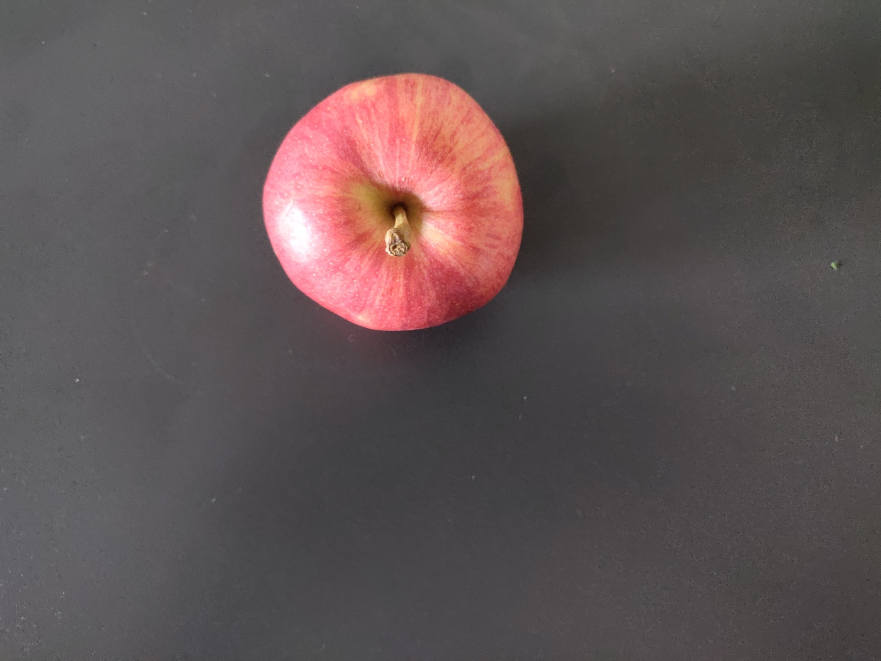
//> input picture æble/IMG_20210325_173735.jpg, 1762 x 1322 px (shown at 1/2 size); its folder holds only this picture in this run
$ ./Perception_Miniprojekt   (built with g++ and OpenCV 4)
//> lines starting //> are read from the running program, lines starting //| are printed output that depends on the picture; after the words box and inside, x2 and y2 are one past the last pixel; in counts of white or black regions, pixels touching at a corner belong together
#include <opencv2/core.hpp>
#include <opencv2/highgui.hpp>
#include <opencv2/imgproc.hpp>
#include <iostream>
#include <vector>
#include <fstream>

using namespace cv;
using namespace std;


vector<Mat> loadFolder(String folder, vector<Mat> &vecSize);
vector<Mat> thres(vector<Mat> vecHSV);
vector<vector<double>> conturs(vector<Mat> morphClose, vector<Mat> &vecSize, vector<Mat> vecHSV);


int main()
{
	vector<Mat> vecApple;
	vector<Mat> vecOrange;
	vector<Mat> vecBanana;
	vector<Mat> vecTest;

	///////////////    Behandling af æble billeder   ////////////////////////////
	vector<Mat> apples = loadFolder("æble", vecApple);
	vector<Mat> MORPHapples = thres(apples);
	vector<vector<double>> conApple = conturs(MORPHapples, vecApple, apples);

	///////////////    Behandling af appelsin billeder   ////////////////////////
	vector<Mat> oranges = loadFolder("appelsin", vecOrange);
	vector<Mat> MORPHoranges = thres(oranges);
	vector<vector<double>> conOrange = conturs(MORPHoranges, vecOrange, oranges);

	///////////////    Behandling af banan billeder   //////////////////////////
	vector<Mat> bananas = loadFolder("banan", vecBanana);
	vector<Mat> MORPHbananas = thres(bananas);
	vector<vector<double>> conBanana = conturs(MORPHbananas, vecBanana, bananas);

	///////////////    Behandling af test billeder   ///////////////////////////
	vector<Mat> test = loadFolder("frugtTest", vecTest);
	vector<Mat> MORPHtest = thres(test);
	vector<vector<double>> conTest = conturs(MORPHtest, vecTest, test);


	///////////////    Gemmer features for æbler i "Apples.txt"   //////////////
	ofstream out1("Apples.txt");
	for (int i = 0; i < 16; i++)
	{
		cout << i << ":  ";
		for (int j = 0; j < conApple.size(); j++)
		{
			out1 << conApple[j][i] << ",";
			cout << conApple[j][i] << "  ";
		}
		cout << endl;
		out1 << endl;
	}
	out1.close();

	///////////////    Gemmer features for appelsiner i "Orange.txt"   ////////
	ofstream out2("Orange.txt");
	for (int i = 0; i < 16; i++)
	{
		cout << i << ":  ";
		for (int j = 0; j < conOrange.size(); j++)
		{
			out2 << conOrange[j][i] << ",";
			cout << conOrange[j][i] << "  ";
		}
		cout << endl;
		out2 << endl;
	}
	out2.close();

	///////////////    Gemmer features for bananer i "Banana.txt"   /////////
	ofstream out3("Banana.txt");
	for (int i = 0; i < 16; i++)
	{
		cout << i << ":  ";
		for (int j = 0; j < conBanana.size(); j++)
		{
			out3 << conBanana[j][i] << ",";
			cout << conBanana[j][i] << "  ";
		}
		cout << endl;
		out3 << endl;
	}
	out3.close();

	///////////////    Gemmer features for bananer i "Banana.txt"   /////////
	ofstream out4("Test.txt");
	for (int i = 0; i < 16; i++)
	{
		cout << i << ":  ";
		for (int j = 0; j < conTest.size(); j++)
		{
			out4 << conTest[j][i] << ",";
			cout << conTest[j][i] << "  ";
		}
		cout << endl;
		out4 << endl;
	}
	out4.close();

	return 0;
}


/////////////////////////////////////////////////////////////////////////
////////   Loader mappe med billeder & konvertere fra RGB til HSV  //////
vector<Mat> loadFolder(String folder, vector<Mat> &vecSize)
{
//> called with folder = "æble"
	String path("C:\\Users\\PC\\OneDrive - Aalborg Universitet\\Billeder\\Filmrulle\\" + folder + "\\*.jpg");
	vector<String> vecFile;
	vector<Mat> vecFruit;
	vector<Mat> vecHSV;

	glob(path, vecFile, false);

	for (int i = 0; i < vecFile.size(); ++i)
	{
		Mat fruit = imread(vecFile[i]);
//> fruit is the input picture: 1322 rows x 1762 cols, CV_8UC3; mean B, G, R 83.4, 82.8, 93.7
		vecFruit.push_back(fruit);
		vecSize.push_back(fruit);
		vecHSV.push_back(fruit);

		resize(vecFruit[i], vecSize[i], Size(), 0.25, 0.25);
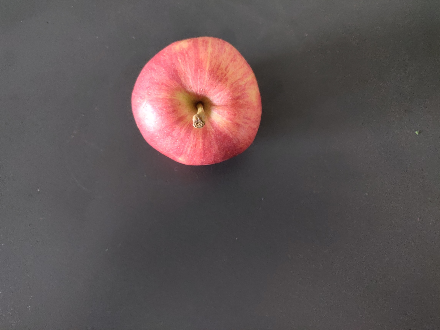
//> vecSize[0]: 330 rows x 440 cols, CV_8UC3; mean B, G, R 83.5, 82.9, 93.9

		cvtColor(vecSize[i], vecHSV[i], COLOR_BGR2HSV);
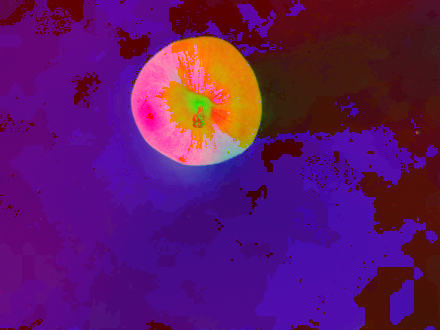
//> vecHSV[0]: 330 rows x 440 cols, CV_8UC3; mean B, G, R 102.2, 22, 94.5
	}

	return vecHSV;
}


////////////////////////////////////////////////////////////////////////
////////   Laver threshold med "inrange", og reducere støj  ///////////
vector<Mat> thres(vector<Mat> vecHSV)
{
	vector<Mat> vecThres1(vecHSV.size());
	vector<Mat> vecThres2(vecHSV.size());
	vector<Mat> mask(vecHSV.size());
	vector<Mat> morphOpen(vecHSV.size());
	vector<Mat> morphClose(vecHSV.size());

	for (int i = 0; i < vecHSV.size(); ++i)
	{
		inRange(vecHSV[i], Scalar(0, 80, 140), Scalar(50, 255, 255), vecThres1[i]);
		inRange(vecHSV[i], Scalar(150, 80, 140), Scalar(255, 255, 255), vecThres2[i]);

		mask[i] = vecThres1[i] | vecThres2[i];

		Mat elem = getStructuringElement(MORPH_ELLIPSE, Size(5, 5));

		morphologyEx(mask[i], morphOpen[i], MORPH_OPEN, elem);
		morphologyEx(morphOpen[i], morphClose[i], MORPH_CLOSE, elem);
		morphologyEx(morphClose[i], morphClose[i], MORPH_ERODE, elem);
	}
//> this loop made 1 pass
//> in main, `vector<Mat> MORPHapples = thres(apples);`:
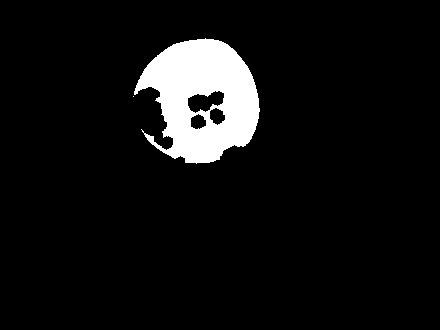
//> MORPHapples[0]: 330 rows x 440 cols, CV_8UC1; 6.8% white; 2 white regions (1 under 20 px), largest, box (x1, y1, x2, y2) and area: (134, 38, 260, 164) 9911

	return morphClose;
}


/////////////////////////////////////////////////////////////////////////
////////   Tegner store BLOBS, finder features: ratio,   ///////////////
////////   med rotated rectangel og laver color feature  ///////////////
vector<vector<double>> conturs(vector<Mat> morphClose, vector<Mat> &vecSize, vector<Mat> vecHSV)
{
	vector<vector<Point>> vecContours;
	double area;
	RotatedRect minRect;
	double ratio;
	vector<double> featureRatio;
	vector<double> avgColor;
	vector<vector<double>> matFeature;

	for (int i = 0; i < morphClose.size(); ++i)
	{
		findContours(morphClose[i], vecContours, RETR_EXTERNAL, CHAIN_APPROX_SIMPLE);

		for (int j = 0; j < vecContours.size(); j++)
		{
			area = contourArea(vecContours[j]);

			if (area > 4000)
			{
				drawContours(vecSize[i], vecContours, j, Scalar(0, 0, 255), 2);

				minRect = minAreaRect(vecContours[j]);

				if (minRect.size.height > minRect.size.width)
				{
					ratio = minRect.size.height / minRect.size.width;
				}
				else
				{
					ratio = minRect.size.width / minRect.size.height;
				}

				featureRatio.push_back(ratio);

				for (int x = 0; x < morphClose[i].cols; x++)
				{
					for (int y = 0; y < morphClose[i].rows; y++)
					{
						if (morphClose[i].at<uchar>(Point(x, y)) < 200)
						{
							vecHSV[i].at<Vec3b>(Point(x, y)) = 0;
						}
					}
				};

				Scalar colorMean = mean(vecHSV[i]);
				avgColor.push_back(colorMean[1] / 255);
			}
		}
	}
//> this loop made 1 pass
//> (area, minRect, ratio) on pass 1: (10521.5, centre (197.1, 101.4), size (120.8, 123.6), angle -11.3, 1.02)
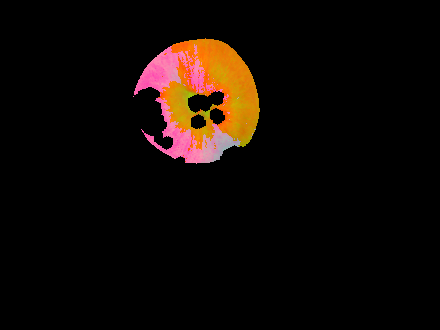
//> vecHSV[0]: 330 rows x 440 cols, CV_8UC3; mean B, G, R 4.8, 8.8, 15.8
//> after the loop, area = 10521.5; ratio = 1.02; featureRatio = [1.02]; avgColor = [0.0347]

	matFeature.push_back(featureRatio);
//> matFeature = 1 item
	matFeature.push_back(avgColor);
//> matFeature = 2 items
//> (the run ends here: the program stops with an error, at `glob(path, vecFile, false);`)

$ run again, on æble/IMG_20210325_173748.jpg
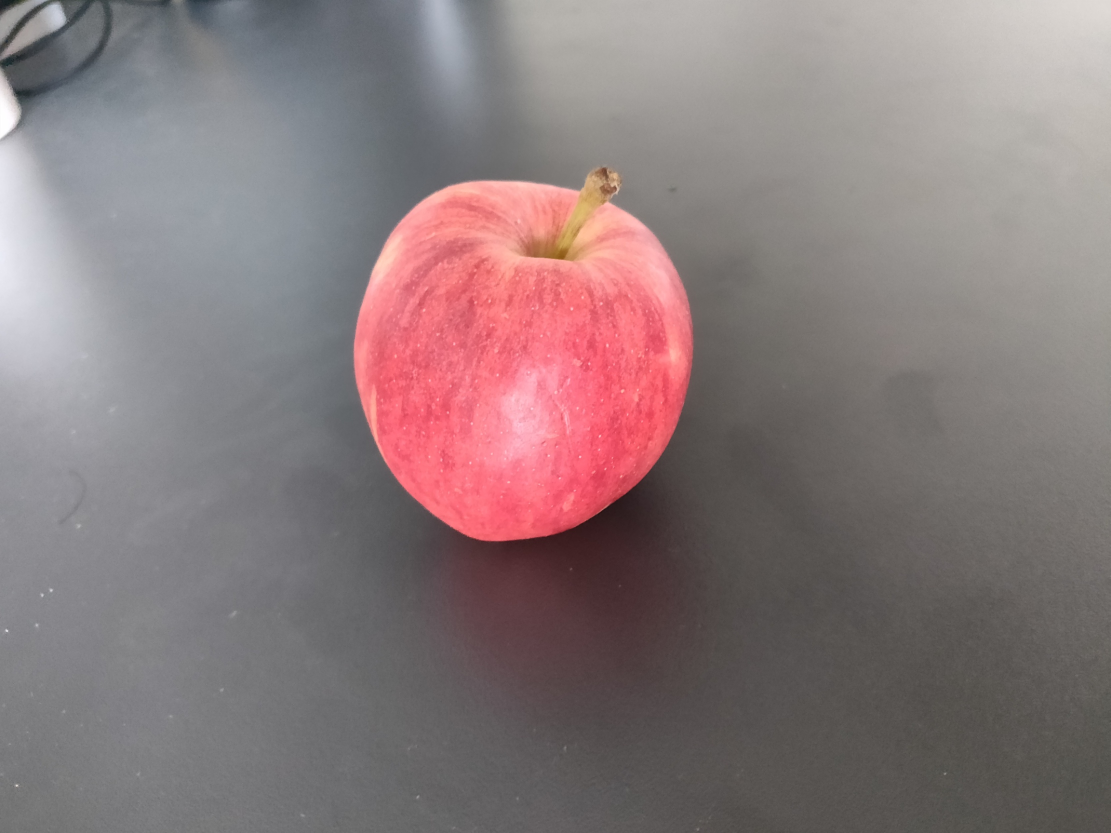
//> input picture æble/IMG_20210325_173748.jpg, 2221 x 1666 px (shown at 1/2 size)
//> in loadFolder, fruit is the input picture: 1666 rows x 2221 cols, CV_8UC3; mean B, G, R 123.1, 121.8, 136.9
//> the loop in thres, `for (int i = 0; i < vecHSV.size(); ++i)` made 1 pass
//> in main, `vector<Mat> MORPHapples = thres(apples);`:
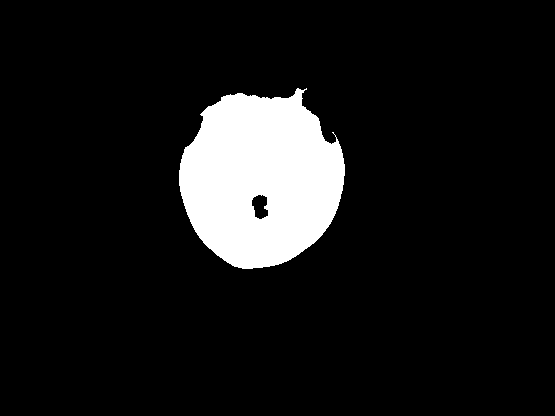
//> MORPHapples[0]: 416 rows x 555 cols, CV_8UC1; 9.6% white; 1 white region, box (x1, y1, x2, y2) and area: (179, 88, 345, 269) 22111
//> the loop in conturs, `for (int i = 0; i < morphClose.size(); ++i)` made 1 pass
//> (area, minRect, ratio) on pass 1: (22121, centre (261.9, 179.1), size (166.2, 175.6), angle -4.8, 1.06)
//> after the loop in conturs, `for (int i = 0; i < morphClose.size(); ++i)`:
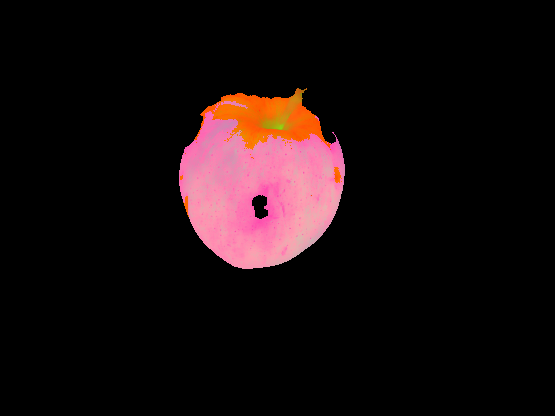
//> vecHSV[0]: 416 rows x 555 cols, CV_8UC3; mean B, G, R 13.8, 12.7, 23.5
//> after the loop in conturs, `for (int i = 0; i < morphClose.size(); ++i)`: area = 22121; ratio = 1.06; featureRatio = [1.06]; avgColor = [0.0497]
//> in conturs, `matFeature.push_back(featureRatio);`: matFeature = 1 item
//> in conturs, `matFeature.push_back(avgColor);`: matFeature = 2 items

$ run again, on æble/IMG_20210325_173755.jpg
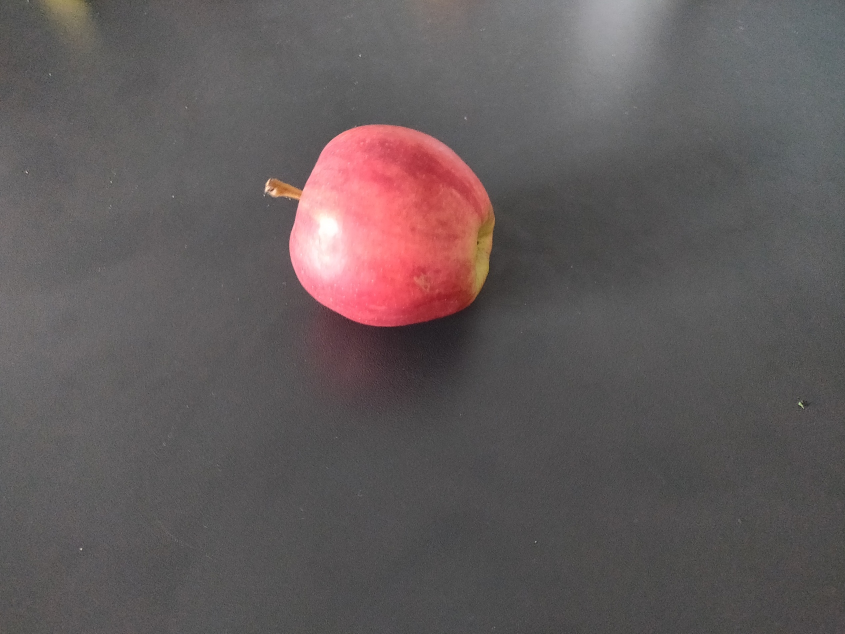
//> input picture æble/IMG_20210325_173755.jpg, 1690 x 1267 px (shown at 1/2 size)
//> in loadFolder, fruit is the input picture: 1267 rows x 1690 cols, CV_8UC3; mean B, G, R 91, 90.3, 98.5
//> the loop in thres, `for (int i = 0; i < vecHSV.size(); ++i)` made 1 pass
//> in main, `vector<Mat> MORPHapples = thres(apples);`:
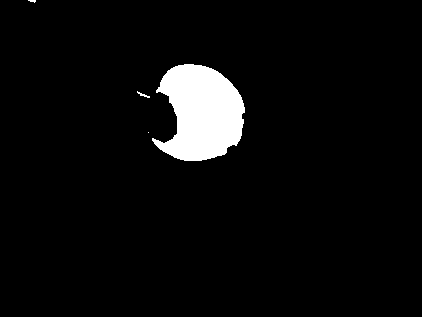
//> MORPHapples[0]: 317 rows x 422 cols, CV_8UC1; 4.7% white; 4 white regions (2 under 20 px), largest, box (x1, y1, x2, y2) and area: (152, 64, 245, 161) 6272, (137, 91, 150, 98) 29
//> the loop in conturs, `for (int i = 0; i < morphClose.size(); ++i)` made 1 pass
//> (area, minRect, ratio) on pass 1: (6.5, centre (199, 112.9), size (96.4, 89.5), angle -85.2, 1.08)
//> after the loop in conturs, `for (int i = 0; i < morphClose.size(); ++i)`:
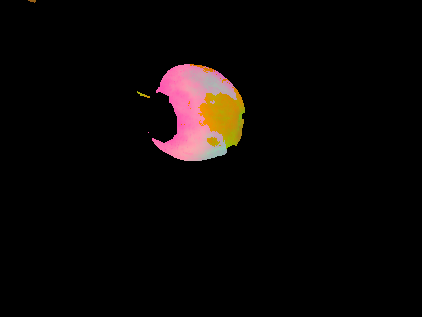
//> vecHSV[0]: 317 rows x 422 cols, CV_8UC3; mean B, G, R 5.9, 6.8, 10.5
//> after the loop in conturs, `for (int i = 0; i < morphClose.size(); ++i)`: area = 6.5; ratio = 1.08; featureRatio = [1.08]; avgColor = [0.0266]
//> in conturs, `matFeature.push_back(featureRatio);`: matFeature = 1 item
//> in conturs, `matFeature.push_back(avgColor);`: matFeature = 2 items

$ run again, on æble/IMG_20210325_173801.jpg
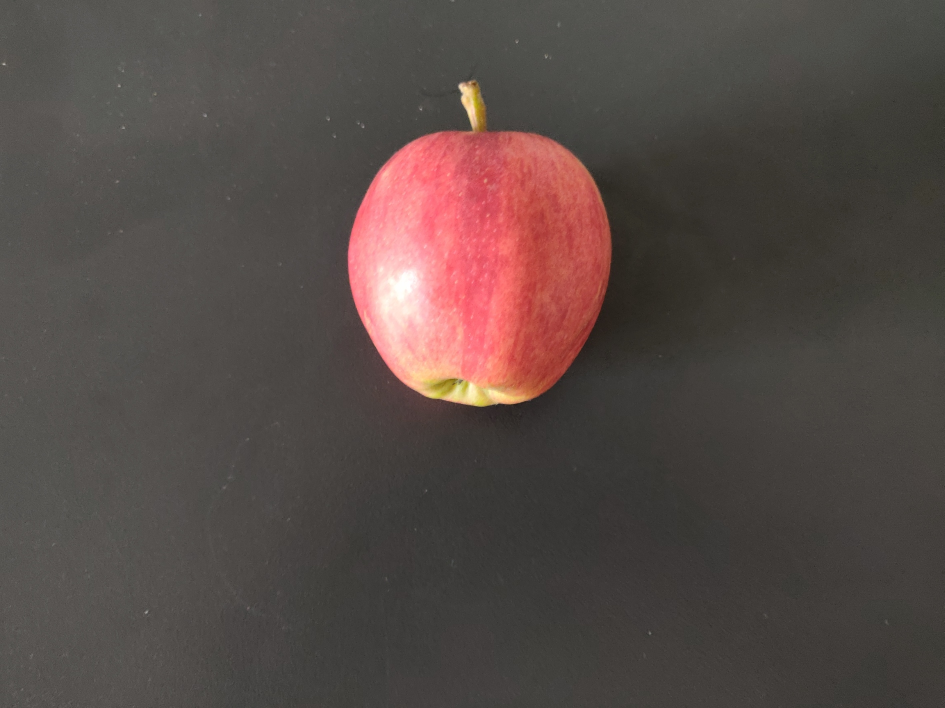
//> input picture æble/IMG_20210325_173801.jpg, 1889 x 1416 px (shown at 1/2 size)
//> in loadFolder, fruit is the input picture: 1416 rows x 1889 cols, CV_8UC3; mean B, G, R 70.3, 74, 85.8
//> the loop in thres, `for (int i = 0; i < vecHSV.size(); ++i)` made 1 pass
//> in main, `vector<Mat> MORPHapples = thres(apples);`:
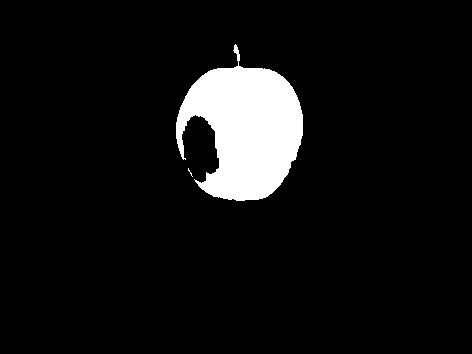
//> MORPHapples[0]: 354 rows x 472 cols, CV_8UC1; 7.2% white; 2 white regions (1 under 20 px), largest, box (x1, y1, x2, y2) and area: (176, 44, 303, 201) 11996
//> the loop in conturs, `for (int i = 0; i < morphClose.size(); ++i)` made 1 pass
//> (area, minRect, ratio) on pass 1: (11717.5, centre (238.7, 130.4), size (138.7, 128.9), angle -55.8, 1.08)
//> after the loop in conturs, `for (int i = 0; i < morphClose.size(); ++i)`:
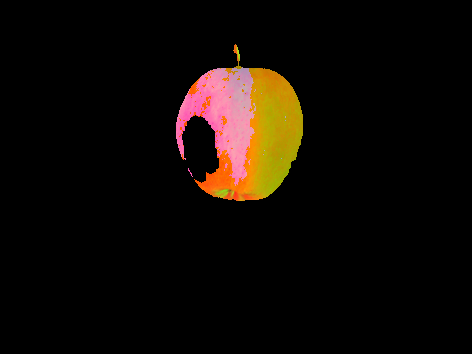
//> vecHSV[0]: 354 rows x 472 cols, CV_8UC3; mean B, G, R 5.2, 10.2, 15.9
//> after the loop in conturs, `for (int i = 0; i < morphClose.size(); ++i)`: area = 11717.5; ratio = 1.08; featureRatio = [1.08]; avgColor = [0.0399]
//> in conturs, `matFeature.push_back(featureRatio);`: matFeature = 1 item
//> in conturs, `matFeature.push_back(avgColor);`: matFeature = 2 items
